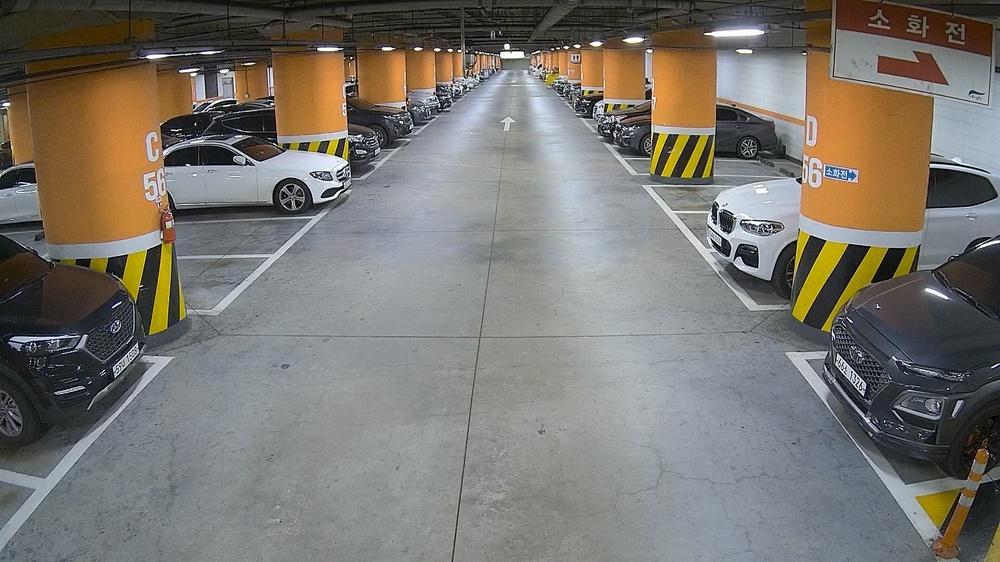
#> input picture 9. perspective/images/original.jpg, 1000 x 562 px, shrunk from 1920 x 1080 before the run
$ python dark.py
#> lines starting #> are read from the running program, lines starting #| are printed output that depends on the picture; after the words box and inside, x2 and y2 are one past the last pixel; in counts of white or black regions, pixels touching at a corner belong together
import cv2

img_color = cv2.imread('../9. perspective/images/original.jpg')
#> img_color is the input picture: shape (562, 1000, 3); mean B, G, R 111.3, 117.7, 121.1
height,width = img_color.shape[:2]
#> height = 562; width = 1000

img_hsv = cv2.cvtColor(img_color, cv2.COLOR_BGR2HSV)
#> img_hsv: shape (562, 1000, 3); mean H, S, V 74.6, 50.4, 128.4

lower_white = (0, 0, 171)
upper_white = (158, 54, 255)

#lower_white = np.array([0,0,0], dtype=np.uint8)
#upper_white = np.array([0,0,255], dtype=np.uint8)
#img_mask = cv2.inRange(inverse_img, lower_white, upper_white)
img_mask = cv2.inRange(img_hsv, lower_white, upper_white)
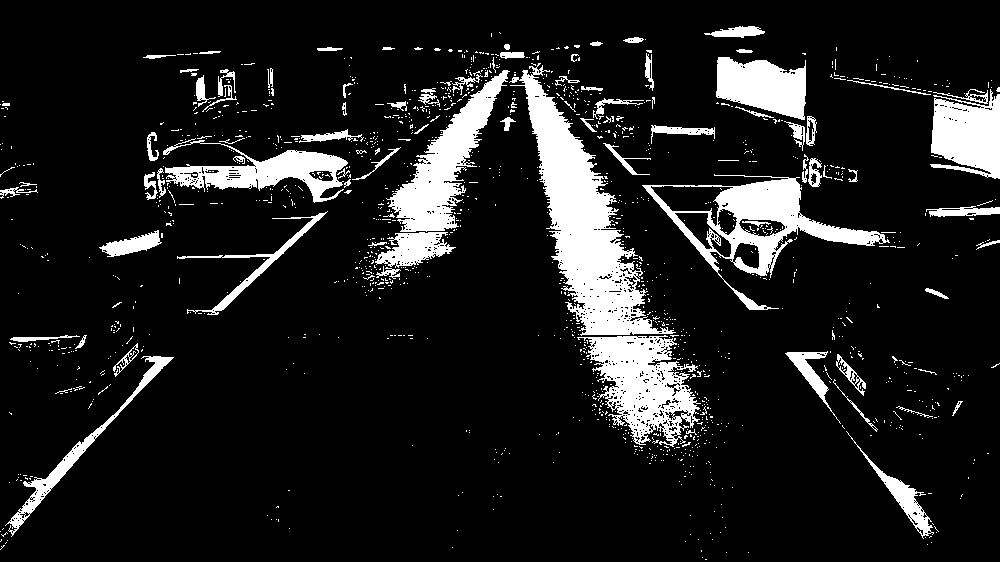
#> img_mask: shape (562, 1000); 12% white; 1389 white regions (1300 under 20 px), largest, box (x1, y1, x2, y2) and area: (509, 63, 676, 336) 13946, (642, 174, 890, 310) 7364, (577, 335, 701, 447) 6975

img_result = cv2.bitwise_and(img_color, img_color, mask = img_mask)
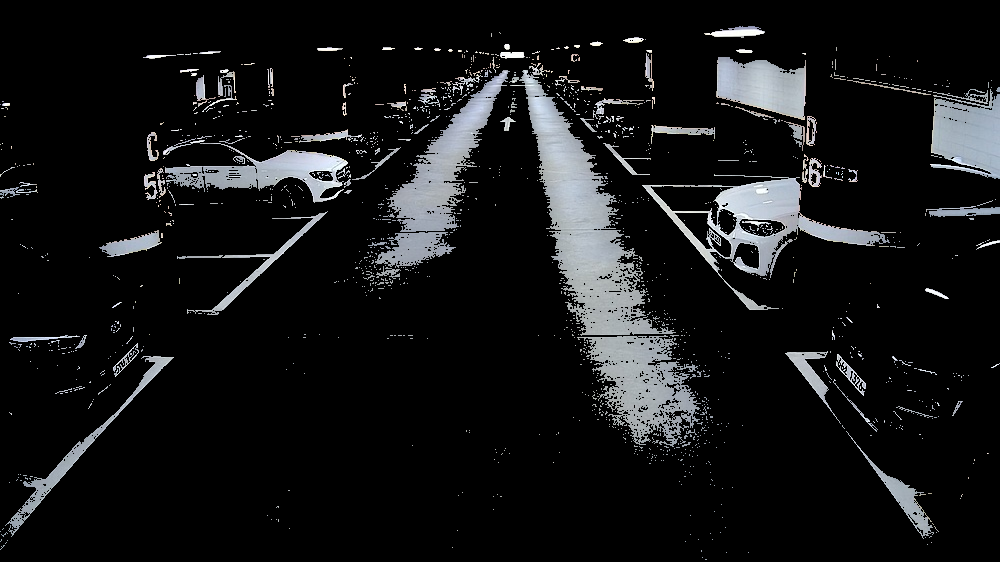
#> img_result: shape (562, 1000, 3); mean B, G, R 22.9, 22, 21.3


#cv2.imshow('img_color', img_color)
#cv2.imshow('img_mask', img_mask)
cv2.imshow('img_result', img_result)


cv2.waitKey(0)
cv2.destroyAllWindows()
